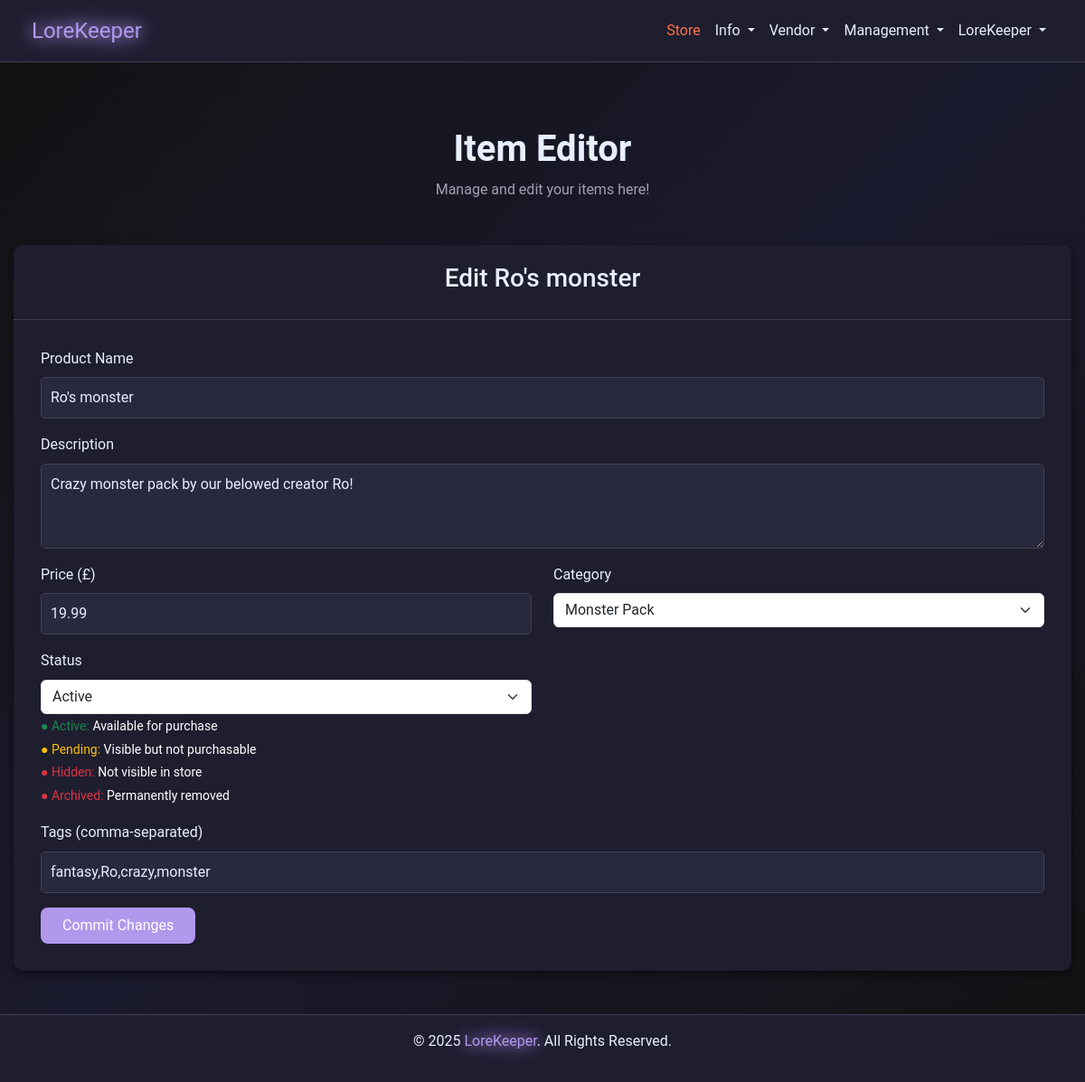
Before: /vendor/edit_item/1 (signed in) with the older database file.
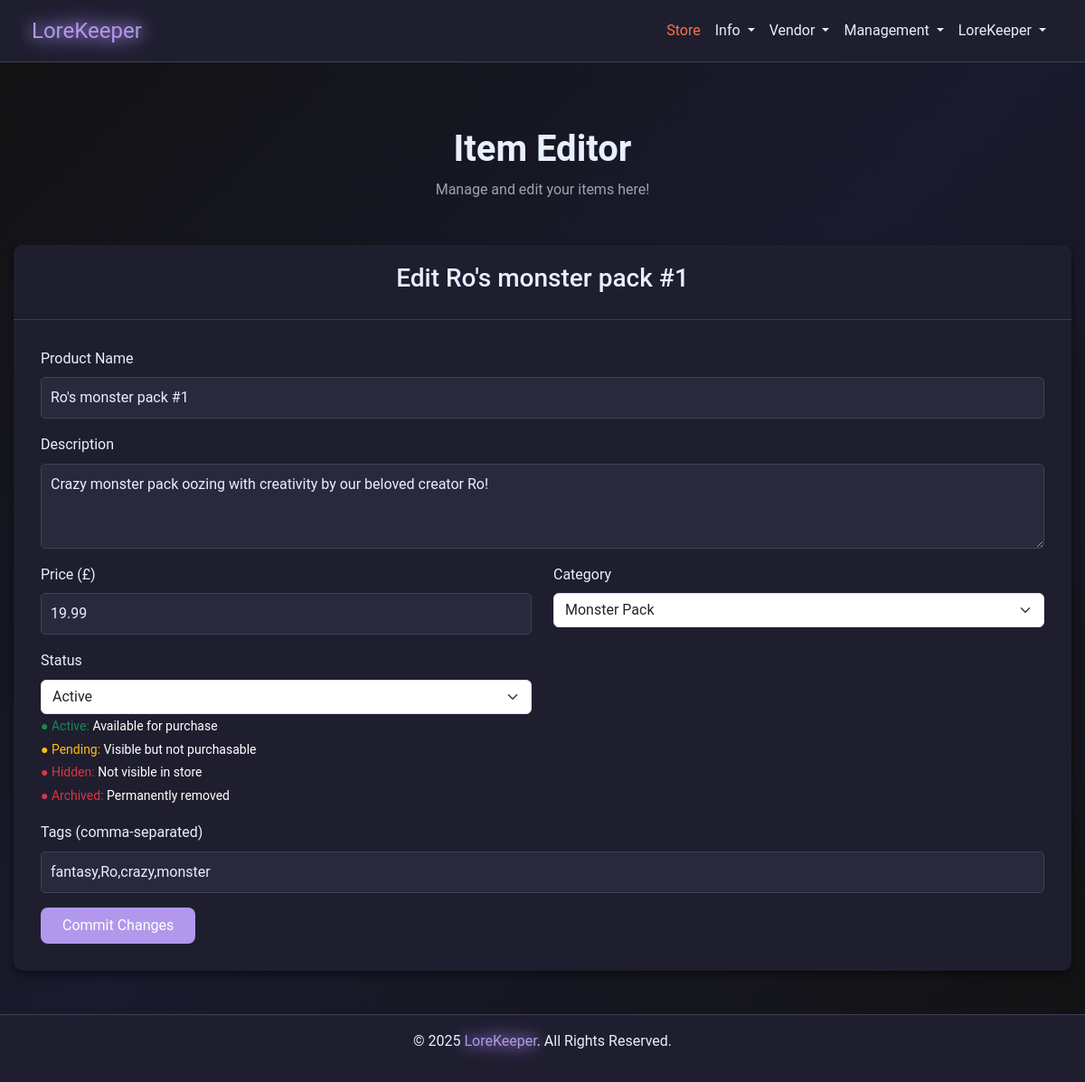
After: the same page with the newer database file.
### models.py (models this page shows)
class Item(db.Model):
    __tablename__ = 'items'
    id = db.Column(db.Integer, primary_key=True)
    name = db.Column(db.String(64), nullable=False)
    description = db.Column(db.Text)
    price = db.Column(db.Float, nullable=False)
    vendor_id = db.Column(db.Integer, db.ForeignKey(
        'vendors.id'), nullable=False)
    reviews = db.relationship('ReviewOfItem', backref='item', lazy=True)
    category = db.Column(db.String(64), nullable=False)
    tags = db.Column(db.String(256))
    sales = db.Column(db.Integer, default=0)
    status = db.Column(db.String(64), default="Active")
    created_at = db.Column(db.DateTime, default=datetime.utcnow)

### app.py (the view, shortened to what this page needs)
@app.route("/vendor/edit_item/<int:item_id>", methods=["GET", "POST"])
def edit_item(item_id):
    try:
        if not session.get("user_id"):
            flash("Please log in first!", "danger")
            return redirect(url_for("login"))
        item = Item.query.get_or_404(item_id)
        if item.vendor_id != session.get("user_id"):
            flash("You don't have permission to edit this item!", "danger")
            return redirect(url_for("vendor_dashboard"))
        return render_template("vendor_item_edit.html", item=item, ITEM_STATUS=ITEM_STATUS)
    except Exception:
        flash("Error accessing item", "danger")
        return redirect(url_for("vendor_dashboard"))

### app.py (called while the page is built)
@app.before_request
def before_request():
    try:
        if session.get("user_id"):
            session.permanent = True
        else:
            getCookie()
    except Exception:
        session.clear()

### templates/vendor_item_edit.html (shortened to what this page needs)
{% extends "nav_footer_template.html" %}  {% block content %}
<div class="container mt-5">
  <div class="text-center mb-5">
    <h1 class="fw-bold">Item Editor</h1>
    <p class="text-muted">Manage and edit your items here!</p>
  </div>
  <div class="card mb-5">
    <div class="card-header">
      <h3>Edit {{ item.name }}</h3>
    </div>
    <div class="card-body">
      <form action="{{ url_for('edit_item', item_id=item.id) }}" method="POST">
        <div class="mb-3">
          <label for="product-name" class="form-label">Product Name</label>
          <input type="text" class="form-control" id="product-name" name="product_name" value="{{item.name}}" required />
        </div>
        <div class="mb-3">
          <label for="product-description" class="form-label">Description</label>
          <textarea class="form-control" id="product-description" name="product_description" rows="3"
            value="{{item.description}}" required>{{item.description}}</textarea>
        </div>
        <div class="row">
          <div class="col-md-6 mb-3">
            <label for="product-price" class="form-label">Price (£)</label>
            <input type="number" class="form-control" id="product-price" name="product_price" step="0.01" min="0"
              value="{{item.price}}" required />
          </div>
          <div class="col-md-6 mb-3">
            <label for="product-category" class="form-label">Category</label>
            <select class="form-select" id="product-category" name="product_category" required>
              <option value="monster" {% if item.category=='monster' %}selected{% endif %}>Monster Pack</option>
            </select>
          </div>
          <div class="col-md-6 mb-3">
            <label for="product-status" class="form-label">Status</label>
            <select class="form-select" id="product-status" name="product_status"placeholder="Change the status of your item" required>
              <option value="Active" class="text-success" data-bs-toggle="tooltip" title="Item is visible and can be purchased">
                Active</option>
            </select>
            <small class="form-text mt-1 text-white">
              <span class="text-success">● Active:</span> Available for purchase<br>
              <span class="text-warning">● Pending:</span> Visible but not purchasable<br>
              <span class="text-danger">● Hidden:</span> Not visible in store<br>
              <span class="text-danger">● Archived:</span> Permanently removed
            </small>
          </div>
        </div>
        <div class="mb-3">
          <label for="product-tags" class="form-label" >Tags (comma-separated)</label>
          <input type="text" class="form-control" id="product-tags" name="product_tags"
            value="{{item.tags}}" />
        </div>
        <button type="submit" class="btn btn-primary">Commit Changes</button>
      </form>
    </div>
  </div>
</div>
{% endblock %}

Changed rows visible on the page:
changed Item "Monster Pack": name "Ro's monster" → "Ro's monster pack #1"; product_name "Ro's monster" → "Ro's monster pack #1"; product_description "Crazy monster pack by our belowed creator Ro!" → "Crazy monster pack oozing with creativity by our beloved creator Ro!"
